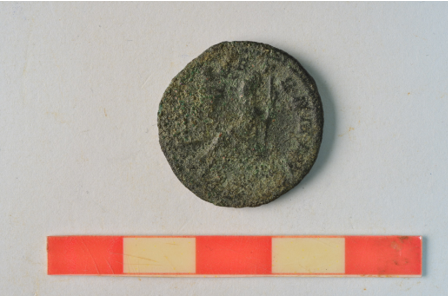
#> input picture dataset/coin/coin1.png, 448 x 296 px; its folder holds 3 pictures in this run
$ python model.py
#> lines starting #> are read from the running program, lines starting #| are printed output that depends on the picture; pictures that were not available may be replaced by others from this repository, and a replacement may not be noted
import os, cv2
import numpy as np
from sklearn.model_selection import train_test_split
from sklearn.neighbors import KNeighborsClassifier

path = "dataset"

folders=["coin","pottery","object"]
imgs=[]
labs=[]
label_map={"coin":0,"pottery":1,"object":2}

for f in folders:
 fp = path + "/" + f
 for file in os.listdir(fp):
        p = fp + "/" + file
        try:
            img=cv2.imread(p)
#> img is the input picture: shape (296, 448, 3); mean B, G, R 160.1, 168.5, 180.9
            img=cv2.resize(img,(64,64))
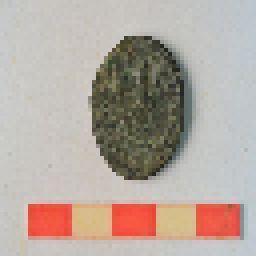
#> img: shape (64, 64, 3) (shown 4 times larger); mean B, G, R 160.3, 168.6, 180.8
            img = img.flatten( )
#> img = 12288 values, max 251 at index 10661, min 28 at index 8370, mean 169.9
#> pass 3 of the loop `for f in folders:`:
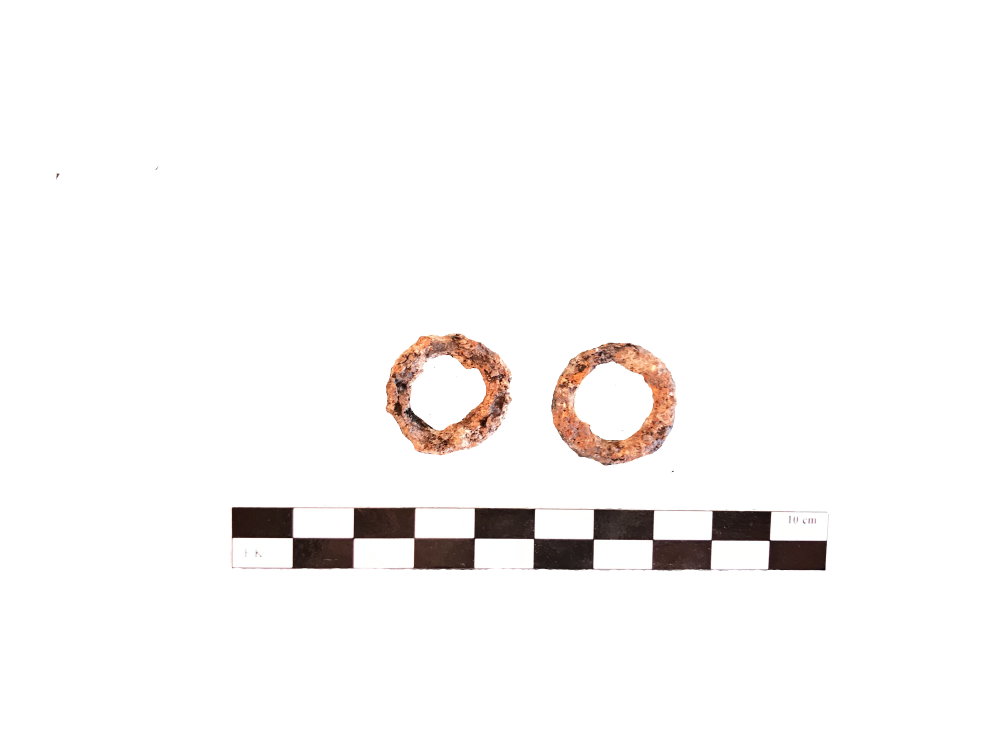
#> input picture dataset/object/object1.jpg, 4032 x 3024 px (shown at 1/4 size)
#> img is the input picture: shape (3024, 4032, 3); mean B, G, R 246.6, 247.3, 249
#> `img=cv2.resize(img,(64,64))`:
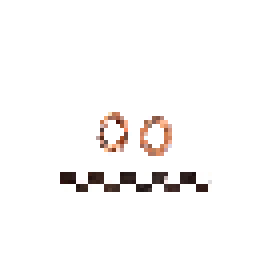
#> img: shape (64, 64, 3) (shown 4 times larger); mean B, G, R 246.6, 247.3, 249
#> `img = img.flatten( )`: img = 12288 values, max 255 at index 0, min 11 at index 5847, mean 247.6
            imgs.append(img)
            labs.append(label_map[f])
        except:
            pass    # sloppy but used in other projects too

imgs=np.array(imgs)
labs = np.array(labs)

x_train, x_test, y_train, y_test = train_test_split(
    imgs, labs, test_size = 0.20, random_state = 3
)

model = KNeighborsClassifier(n_neighbors = 3)
model.fit(x_train, y_train)

acc  = model.score(x_test,y_test)
print("Accuracy:",acc)
input("Press Enter to exit...")
